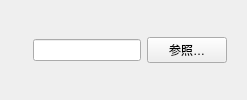
<?xml version="1.0" encoding="UTF-8"?>
<ui version="4.0"><class>PluginSettingRow</class>
 <widget class="QWidget" name="PluginSettingRow">
  <layout class="QHBoxLayout" name="rowLayout">
   <item><widget class="QLabel" name="titleLabel"/></item>
   <item><widget class="QStackedWidget" name="valueStack">
    <widget class="QWidget" name="textPage"><layout class="QHBoxLayout" name="textLayout">
     <item><widget class="QLineEdit" name="textValue"/></item>
     <item><widget class="QPushButton" name="browseButton"><property name="text"><string>参照…</string></property></widget></item>
    </layout></widget>
    <widget class="QWidget" name="numberPage"><layout class="QHBoxLayout" name="numberLayout"><item><widget class="QDoubleSpinBox" name="numberValue"><property name="decimals"><number>4</number></property></widget></item></layout></widget>
    <widget class="QWidget" name="integerPage"><layout class="QHBoxLayout" name="integerLayout"><item><widget class="QSpinBox" name="integerValue"/></item></layout></widget>
    <widget class="QWidget" name="choicePage"><layout class="QHBoxLayout" name="choiceLayout"><item><widget class="QComboBox" name="choiceValue"/></item></layout></widget>
    <widget class="QWidget" name="boolPage"><layout class="QHBoxLayout" name="boolLayout"><item><widget class="QCheckBox" name="boolValue"/></item></layout></widget>
   </widget></item>
  </layout>
 </widget><resources/><connections/>
</ui>
